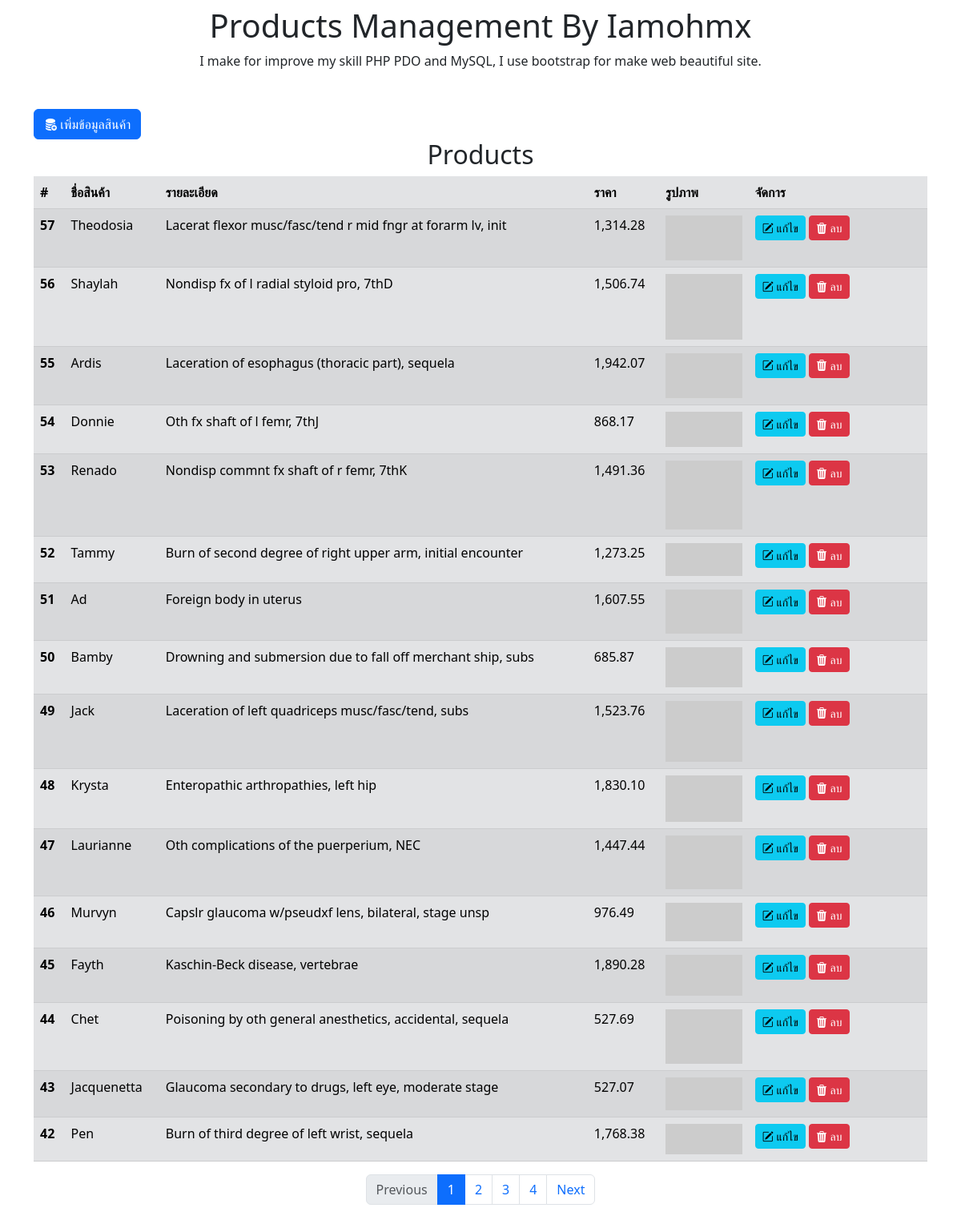
The page / on the database its author committed.
### tables this page shows
CREATE TABLE IF NOT EXISTS `products` (
  `id` int NOT NULL AUTO_INCREMENT,
  `p_name` varchar(255) NOT NULL DEFAULT '',
  `p_desc` varchar(255) NOT NULL DEFAULT '',
  `p_price` decimal(10,2) NOT NULL DEFAULT '0.00',
  `p_img` varchar(255) NOT NULL DEFAULT '',
  PRIMARY KEY (`id`)
);

### viewProducts.php (called while the page is built, shortened)
<?php
require_once 'connect.php';
$sql1 = "SELECT * FROM products";
$s = $conn->prepare($sql1);
$s->execute();
$s->fetchAll(PDO::FETCH_ASSOC);
$total_result = $s->rowCount();
$limit_page = 16;
$page = @$_GET['page'] ? $_GET['page'] : 1;
$num_page = $total_result/$limit_page;
if (!($num_page == (int)$num_page))
    $num_page = (int)$num_page+1;
$limit_start = ($page * $limit_page) - $limit_page;
$sql = "SELECT * FROM products ORDER BY id DESC LIMIT {$limit_start},{$limit_page}";
$stmt = $conn->prepare($sql);
$stmt->execute();
$result = $stmt->fetchAll();
?>

### index.php (the view, shortened to what this page needs)
<?php
require_once 'viewProducts.php';
?>
<!doctype html>
<html lang="en">
<head>
    <link href="https://cdn.jsdelivr.net/npm/bootstrap@5.3.0-alpha1/dist/css/bootstrap.min.css" rel="stylesheet">
    <link rel="stylesheet" href="https://cdn.jsdelivr.net/npm/bootstrap-icons@1.10.3/font/bootstrap-icons.css">
</head>
<body>
    <div class="container py-2">
        <h1 class="text-center">Products Management By Iamohmx</h1>
        <p class="text-center">I make for improve my skill PHP PDO and MySQL, I use bootstrap for make web beautiful site.</p>
        <div class="py-3"></div>
        <button type="button" class="btn btn-primary" data-bs-toggle="modal" data-bs-target="#addProduct">
            <i class="bi bi-database-fill-add"></i> เพิ่มข้อมูลสินค้า
        </button>
        <h2 class="text-center">Products</h2>
        <div class="row justify-content-center">
            <div class="col-lg-12 ">
                <table class="table table-striped table-secondary">
                    <thead>
                        <tr>
                            <th scope="col">#</th>
                            <th scope="col">ชื่อสินค้า</th>
                            <th scope="col">รายละเอียด</th>
                            <th scope="col">ราคา</th>
                            <th scope="col">รูปภาพ</th>
                            <th scope="col">จัดการ</th>
                        </tr>
                    </thead>
                    <tbody>
                        <?php
                        if (!empty($result)) {
                            foreach ($result as $row) :
                        ?>
                                <tr>
                                    <th scope="row"><?php echo $row['id']; ?></th>
                                    <td><?php echo $row['p_name']; ?></td>
                                    <td><?php echo $row['p_desc']; ?></td>
                                    <td><?php echo number_format($row['p_price'], 2); ?></td>
                                    <td width="10%">
                                        <img src="<?php echo $row['p_img']; ?>" class="card-img-top" alt="">
                                    </td>
                                    <td width="20%">
                                        <a href="editProduct.php?id=<?php echo $row['id']; ?>" role="button" class="btn btn-info btn-sm" data-bs-toggle="modal" data-bs-target="#editModalid<?php echo $row['id']; ?>"><i class="bi bi-pencil-square"></i> แก้ไข</a>
                                        <a href="deleteProduct.php?id=<?php echo $row['id']; ?>" role="button" class="btn btn-danger btn-sm" data-bs-toggle="modal" data-bs-target="#deleteModalid<?php echo $row['id']; ?>"><i class="bi bi-trash3-fill"></i> ลบ</a>
                                    </td>
                                </tr>
                        <?php
                            endforeach;
                        }
                        ?>
                    </tbody>
                </table>
                <nav aria-label="Page navigation">
                    <ul class="pagination justify-content-center">
                        <?php
                        if ($page <= 1) :
                        ?>
                            <li class="page-item disabled">
                                <a class="page-link">Previous</a>
                            </li>
                        <?php
                        else :
                        ?>
                            <li class="page-item">
                                <a class="page-link" href="?page=<?php echo (int)$page - 1 ?>">Previous</a>
                            </li>
                        <?php
                        endif;
                        ?>
                        <?php
                        if ($num_page >= 9) {
                            if ($page <= 5) {
                                $num_start = 1;
                                $num_stop = 9;
                            } elseif ($page > $num_page-4) {
                                $num_start = $num_page-8;
                                $num_stop = $num_page;
                            } else {
                                $num_start = $page-4;
                                $num_stop = $page+4;
                            }
                        } else {
                            $num_start = 1;
                            $num_stop = $num_page;
                        }
                        for ($i = $num_start; $i <= $num_stop; $i++) :
                            if ($page == $i) :
                        ?>
                                <li class="page-item">
                                    <a class="page-link active" aria-current="page" href="?page=<?php echo $i; ?>"><?php echo $i;  ?></a>
                                </li>
                            <?php
                            else :
                            ?>
                                <li class="page-item">
                                    <a class="page-link" href="?page=<?php echo $i; ?>"><?php echo $i;  ?></a>
                                </li>
                            <?php
                            endif;
                            ?>
                        <?php endfor; ?>
                        <?php
                        if ($page >= $num_page) :
                        ?>
                            <li class="page-item disabled">
                                <a class="page-link">Next</a>
                            </li>
                        <?php
                        else :
                        ?>
                            <li class="page-item">
                                <a class="page-link" href="?page=<?php echo (int)$page + 1 ?>">Next</a>
                            </li>
                        <?php
                        endif;
                        ?>
                </nav>
            </div>
        </div>
    </div>
</body>
</html>

### rows shown on the page
products: id "57", p_name "Theodosia", p_desc "Lacerat flexor musc/fasc/tend r mid fngr at forarm lv, init", p_price "1,314.28"
products: id "56", p_name "Shaylah", p_desc "Nondisp fx of l radial styloid pro, 7thD", p_price "1,506.74"
products: id "55", p_name "Ardis", p_desc "Laceration of esophagus (thoracic part), sequela", p_price "1,942.07"
products: id "54", p_name "Donnie", p_desc "Oth fx shaft of l femr, 7thJ", p_price "868.17"
products: id "53", p_name "Renado", p_desc "Nondisp commnt fx shaft of r femr, 7thK", p_price "1,491.36"
products: id "52", p_name "Tammy", p_desc "Burn of second degree of right upper arm, initial encounter", p_price "1,273.25"
products: id "51", p_name "Ad", p_desc "Foreign body in uterus", p_price "1,607.55"
products: id "50", p_name "Bamby", p_desc "Drowning and submersion due to fall off merchant ship, subs", p_price "685.87"
products: id "49", p_name "Jack", p_desc "Laceration of left quadriceps musc/fasc/tend, subs", p_price "1,523.76"
products: id "48", p_name "Krysta", p_desc "Enteropathic arthropathies, left hip", p_price "1,830.10"
products: id "47", p_name "Laurianne", p_desc "Oth complications of the puerperium, NEC", p_price "1,447.44"
products: id "46", p_name "Murvyn", p_desc "Capslr glaucoma w/pseudxf lens, bilateral, stage unsp", p_price "976.49"
products: id "45", p_name "Fayth", p_desc "Kaschin-Beck disease, vertebrae", p_price "1,890.28"
products: id "44", p_name "Chet", p_desc "Poisoning by oth general anesthetics, accidental, sequela", p_price "527.69"
products: id "43", p_name "Jacquenetta", p_desc "Glaucoma secondary to drugs, left eye, moderate stage", p_price "527.07"
products: id "42", p_name "Pen", p_desc "Burn of third degree of left wrist, sequela", p_price "1,768.38"
